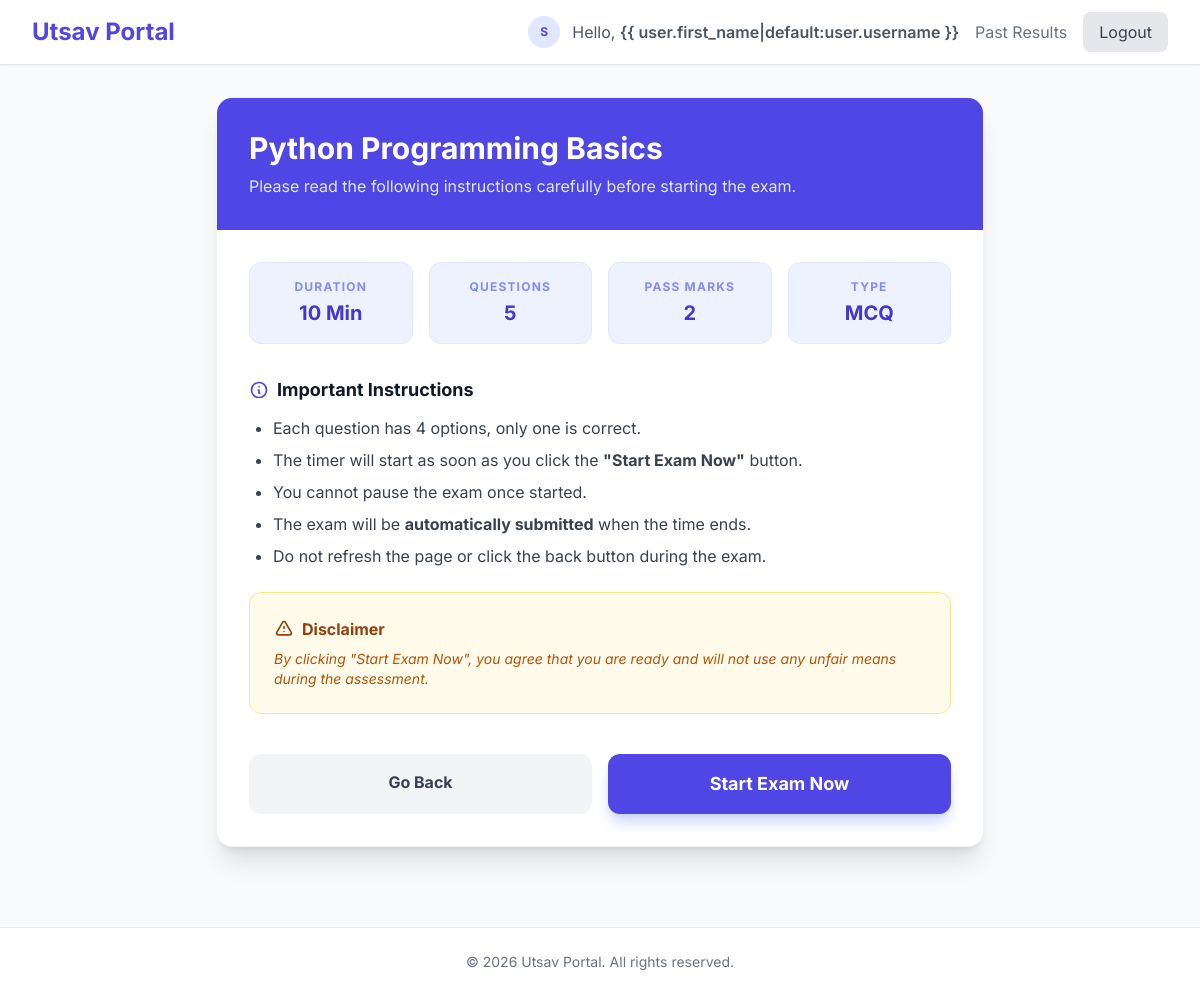
The app's page /exam/2/instructions/ (signed in) with its own data.
### exam_app/models.py (models this page shows, shortened)
class Exam(models.Model):
    title = models.CharField(max_length=200)
    description = models.TextField(blank=True)
    duration_minutes = models.PositiveIntegerField(default=30)
    total_questions = models.PositiveIntegerField(default=0)
    pass_marks = models.PositiveIntegerField(default=0)
    created_at = models.DateTimeField(auto_now_add=True)

### exam_app/views.py (the view)
# urls.py: path('exam/<int:exam_id>/instructions/', views.exam_instructions, name='exam_instructions'),
@login_required
def exam_instructions(request, exam_id):
    exam = get_object_or_404(Exam, id=exam_id)
    return render(request, 'exam_instructions.html', {'exam': exam})

### exam_app/templates/exam_instructions.html (shortened to what this page needs)
{% extends 'base.html' %}
{% block content %}
<div class="max-w-3xl mx-auto">
    <div class="bg-white rounded-2xl shadow-xl overflow-hidden border border-gray-100">
        <div class="bg-indigo-600 px-8 py-8 text-white">
            <h1 class="text-3xl font-bold">{{ exam.title }}</h1>
            <p class="text-indigo-100 mt-2">Please read the following instructions carefully before starting the exam.
            </p>
        </div>
        <div class="p-8">
            <div class="grid grid-cols-2 md:grid-cols-4 gap-4 mb-8">
                <div class="bg-indigo-50 p-4 rounded-xl text-center border border-indigo-100">
                    <p class="text-xs font-bold text-indigo-400 uppercase tracking-widest mb-1">Duration</p>
                    <p class="text-xl font-bold text-indigo-700">{{ exam.duration_minutes }} Min</p>
                </div>
                <div class="bg-indigo-50 p-4 rounded-xl text-center border border-indigo-100">
                    <p class="text-xs font-bold text-indigo-400 uppercase tracking-widest mb-1">Questions</p>
                    <p class="text-xl font-bold text-indigo-700">{{ exam.questions.count }}</p>
                </div>
                <div class="bg-indigo-50 p-4 rounded-xl text-center border border-indigo-100">
                    <p class="text-xs font-bold text-indigo-400 uppercase tracking-widest mb-1">Pass Marks</p>
                    <p class="text-xl font-bold text-indigo-700">{{ exam.pass_marks }}</p>
                </div>
                <div class="bg-indigo-50 p-4 rounded-xl text-center border border-indigo-100">
                    <p class="text-xs font-bold text-indigo-400 uppercase tracking-widest mb-1">Type</p>
                    <p class="text-xl font-bold text-indigo-700">MCQ</p>
                </div>
            </div>
            <div class="space-y-6 text-gray-700">
                <section>
                    <h3 class="text-lg font-bold text-gray-900 mb-3 flex items-center">
                        <svg class="w-5 h-5 mr-2 text-indigo-600" fill="none" stroke="currentColor" viewBox="0 0 24 24">
                            <path stroke-linecap="round" stroke-linejoin="round" stroke-width="2"
                                d="M13 16h-1v-4h-1m1-4h.01M21 12a9 9 0 11-18 0 9 9 0 0118 0z"></path>
                        </svg>
                        Important Instructions
                    </h3>
                    <ul class="list-disc ml-6 space-y-2">
                        <li>Each question has 4 options, only one is correct.</li>
                        <li>The timer will start as soon as you click the <strong>"Start Exam Now"</strong> button.</li>
                        <li>You cannot pause the exam once started.</li>
                        <li>The exam will be <strong>automatically submitted</strong> when the time ends.</li>
                        <li>Do not refresh the page or click the back button during the exam.</li>
                    </ul>
                </section>
                <section class="bg-amber-50 border border-amber-200 p-6 rounded-xl">
                    <h3 class="text-amber-800 font-bold mb-2 flex items-center">
                        <svg class="w-5 h-5 mr-2" fill="none" stroke="currentColor" viewBox="0 0 24 24">
                            <path stroke-linecap="round" stroke-linejoin="round" stroke-width="2"
                                d="M12 9v2m0 4h.01m-6.938 4h13.856c1.54 0 2.502-1.667 1.732-3L13.732 4c-.77-1.333-2.694-1.333-3.464 0L3.34 16c-.77 1.333.192 3 1.732 3z">
                            </path>
                        </svg>
                        Disclaimer
                    </h3>
                    <p class="text-amber-700 text-sm italic">
                        By clicking "Start Exam Now", you agree that you are ready and will not use any unfair means
                        during the assessment.
                    </p>
                </section>
            </div>
            <div class="mt-10 flex flex-col sm:flex-row gap-4">
                <a href="{% url 'home' %}"
                    class="flex-1 text-center bg-gray-100 text-gray-700 font-bold py-4 rounded-xl hover:bg-gray-200 transition">
                    Go Back
                </a>
                <a href="{% url 'start_exam' exam.id %}"
                    class="flex-1 text-center bg-indigo-600 text-white font-bold py-4 rounded-xl hover:bg-indigo-700 transition shadow-lg shadow-indigo-200 text-lg">
                    Start Exam Now
                </a>
            </div>
        </div>
    </div>
</div>
{% endblock %}

### exam_app/templates/base.html (shortened to what this page needs)
<!DOCTYPE html>
<html lang="en">
<head>
    <script src="https://cdn.tailwindcss.com"></script>
</head>
<body class="bg-gray-50 min-h-screen flex flex-col">
    {% block navbar %}
    <nav class="bg-white shadow-sm border-b">
        <div class="max-w-7xl mx-auto px-4 sm:px-6 lg:px-8">
            <div class="flex justify-between h-16 items-center">
                <div class="flex items-center">
                    <a href="{% url 'landing' %}" class="text-2xl font-bold text-indigo-600">Utsav Portal</a>
                </div>
                <div class="flex items-center space-x-4">
                    {% if user.is_authenticated %}
                    <div class="flex items-center space-x-3">
                        {% if user.profile and user.profile.profile_pic %}
                        <img src="{{ user.profile.profile_pic.url }}"
                            class="w-8 h-8 rounded-full border border-gray-200">
                        {% else %}
                        <div
                            class="w-8 h-8 bg-indigo-100 rounded-full flex items-center justify-center text-indigo-600 font-bold text-xs">
                            {{ user.first_name|default:user.username|first|upper }}</div>
                        {% endif %}
                        <span class="text-gray-600">Hello, <span class="font-semibold">{{
                                user.first_name|default:user.username }}</span></span>
                    </div>
                    <a href="{% url 'results' %}" class="text-gray-500 hover:text-indigo-600">Past Results</a>
                    <form action="{% url 'logout' %}" method="post" class="inline">
                        <button type="submit"
                            class="bg-gray-200 text-gray-700 px-4 py-2 rounded-lg hover:bg-gray-300 transition">Logout</button>
                    </form>
                    {% else %}
                    <a href="{% url 'login' %}" class="text-gray-500 hover:text-indigo-600">Login</a>
                    <a href="{% url 'register' %}"
                        class="bg-indigo-600 text-white px-4 py-2 rounded-lg hover:bg-indigo-700 transition">Register</a>
                    {% endif %}
                </div>
            </div>
        </div>
    </nav>
    {% endblock %}
    <main class="flex-grow container mx-auto px-4 py-8 max-w-5xl">
        {% block content %}{% endblock %}
    </main>
    <footer class="bg-white border-t py-6 mt-12">
        <div class="container mx-auto px-4 text-center text-gray-500 text-sm">
            &copy; 2026 Utsav Portal. All rights reserved.
        </div>
    </footer>
</body>
</html>

### exam_app/templates/base.html (style rules this page uses)
body { font-family: 'Inter', sans-serif; }

### records on screen
Exam: title "Python Programming Basics", duration_minutes "10", questions.count "5", pass_marks "2"

### other values on screen
{{ user.first_name|default:user.username|first|upper }} "S"
